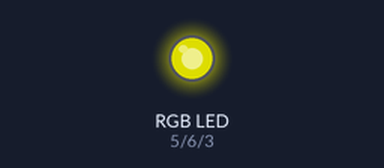
Recording of a sketch running on a simulated Arduino Uno, built with avr-gcc and run on an emulated ATmega328P. Shown: an RGB LED mixed from three pins (HIGH = lit). Dim RGB values are drawn brighter than linear.

Above: at 0.05 s.
At 1.5 s:
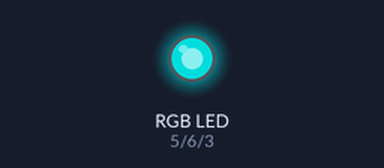
At 3.0 s:
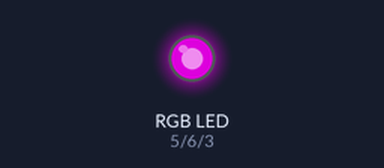
Timing chart, 0 to 6.9 s (numbered marks = the images above):
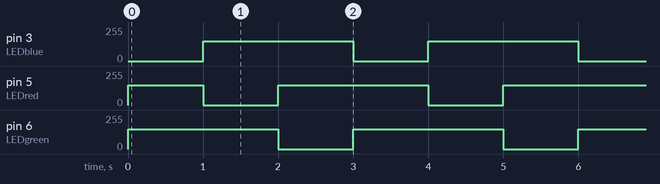

Measured:
- by itself, pin 3 (LEDblue), pin 6 (LEDgreen): alternates 150/255 for 2.0 s and 0/255 for 1.0 s
- by itself, pin 5 (LEDred): repeats every 3.0 s: 0/255 1.0 s, 150/255 2.0 s

The sketch:

sketch_may01c.ino
```cpp
int LEDblue=3;  //Blue colour on pin 3
int LEDred=5;   //Red colour on 5
int LEDgreen=6;   //Green colour on pin 6
int b=1000;   //b defines a break of 1000ms (1 second)


int brightnessblue=150;  //Value between 0 and 255 – defines the brightness of
//the single colour
int brightnessred=150;   //Value between 0 and 255 – defines the brightness of
//the single colour
int brightnessgreen=150;   //Value between 0 and 255 – defines the brightness of
//the single colour
int dark=0;  //Value 0 stands vor 0V voltage – therefore LED off


void setup() {
pinMode(LEDblue, OUTPUT);
pinMode(LEDgreen, OUTPUT);
pinMode(LEDred, OUTPUT);
}

void loop() {
  analogWrite(LEDgreen, brightnessgreen);  //Green and red on = yellow
  analogWrite(LEDred, brightnessred);
  delay(b);
  analogWrite(LEDgreen, dark);  //Green and red off = yellow off
  analogWrite(LEDred, dark);

  analogWrite(LEDgreen, brightnessgreen);  //Green and blue on = turquoise
  analogWrite(LEDblue, brightnessblue);
  delay(b);
  analogWrite(LEDgreen, dark);   //Green and blue off = turqouise off
  analogWrite(LEDblue, dark);

  analogWrite(LEDred, brightnessred);    //Red an blue on = purple
  analogWrite(LEDblue, brightnessblue);
  delay(b);
  analogWrite(LEDred, dark);   //Red and blue off = purple off
  analogWrite(LEDblue, dark);
}
```
